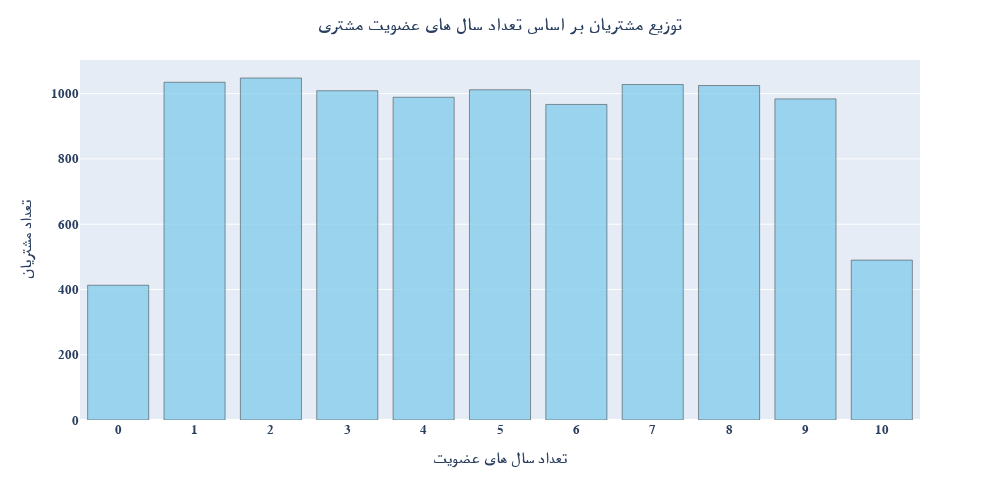

Notebook source saved alongside this figure:
### Code cell
col = "Tenure"
title = "توزیع مشتریان بر اساس تعداد سال های عضویت مشتری"
xtitle = "تعداد سال های عضویت"
ytitle = "تعداد مشتریان"
width = global_width
height = global_height
draw_bar(df, col, title, xtitle, ytitle, width, height, 
         show_labels=False, save=True)

### Figure 1 — Plotly figure (JSON) as saved in the notebook; plotly's stock layout.template omitted (floating-point values rounded to 4 significant figures)
{"data": [{"hovertemplate": "Tenure=%{x}<br>Count=%{y}<extra></extra>", "legendgroup": "", "marker": {"color": "skyblue", "line": {"color": "black", "width": 0.5}, "pattern": {"shape": ""}}, "name": "", "opacity": 0.8, "orientation": "v", "showlegend": false, "textposition": "auto", "type": "bar", "x": [2, 1, 7, 8, 5, 3, 4, 9, 6, 10, 0], "xaxis": "x", "y": [1048, 1035, 1028, 1025, 1012, 1009, 989, 984, 967, 490, 413], "yaxis": "y"}], "layout": {"barmode": "relative", "font": {"family": "Vazir FD-WOL", "size": 13, "weight": "bold"}, "height": 500, "legend": {"tracegroupgap": 0}, "margin": {"t": 60}, "title": {"text": "توزیع مشتریان بر اساس تعداد سال های عضویت مشتری", "x": 0.5, "xanchor": "center"}, "width": 1000, "xaxis": {"anchor": "y", "domain": [0, 1], "tickmode": "array", "tickvals": [2, 1, 7, 8, 5, 3, 4, 9, 6, 10, 0], "title": {"text": "تعداد سال های عضویت"}}, "yaxis": {"anchor": "x", "domain": [0, 1], "title": {"text": "تعداد مشتریان"}}}}
